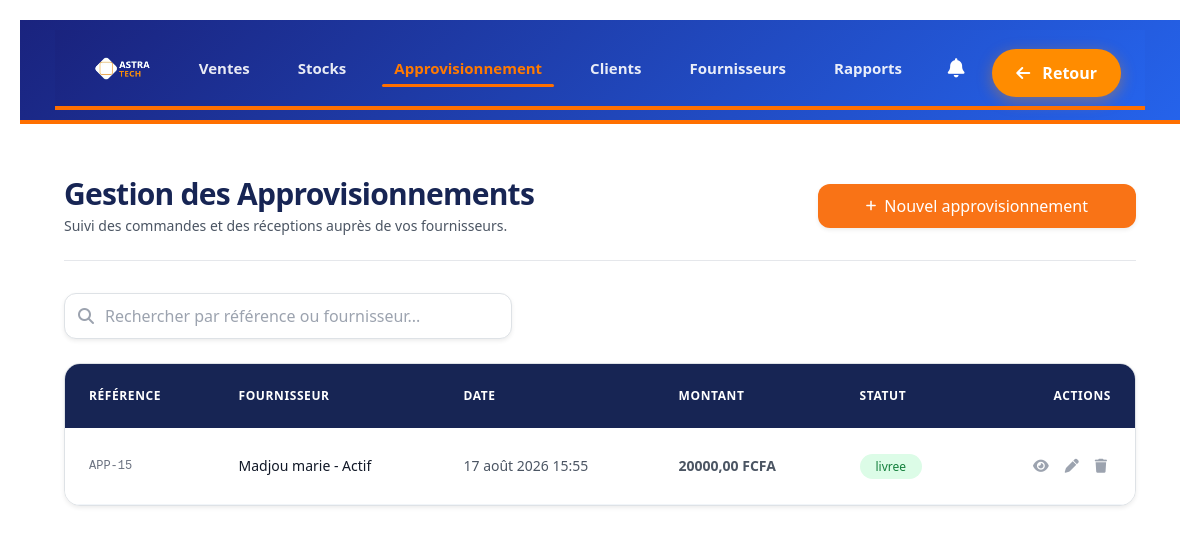
The app's page /approvisionnements/ (signed in) with its own data.
### astra/models.py (models this page shows, shortened)
class Approvisionnement(models.Model):
    STATUT_CHOICES = [
        ("en_attente", "En attente"),
        ("confirmee", "Confirmée"),
        ("expediee", "Expédiée"),
        ("livree", "Livrée"),
        ("annulee", "Annulée"),
    ]
    reference = models.CharField(
        max_length=100,
        unique=True,
        blank=True,
        null=True
    )
    fournisseur = models.ForeignKey(
        Fournisseur,
        on_delete=models.CASCADE,
        related_name="approvisionnements"
    )
    date_creation = models.DateTimeField(
        auto_now_add=True
    )
    montant_total = models.DecimalField(
        max_digits=12,
        decimal_places=2,
        default=0
    )
    statut = models.CharField(
        max_length=20,
        choices=STATUT_CHOICES,
        default="en_attente"
    )
    is_active = models.BooleanField(
        default=True
    )

class Fournisseur(models.Model):
    nom = models.CharField(
        max_length=255
    )
    contact = models.CharField(
        max_length=255,
        blank=True
    )
    telephone = models.CharField(
        max_length=50,
        blank=True
    )
    email = models.EmailField(
        blank=True,
        null=True
    )
    mot_de_passe = models.CharField(
        max_length=255,
        default="1234"
    )
    is_active = models.BooleanField(
        default=True
    )
    def __str__(self):
        statut = "Actif" if self.is_active else "Inactif"
        return f"{self.nom} - {statut}"

### astra/views.py (the view, shortened to what this page needs)
# urls.py: path("approvisionnements/", views.approvisionnements_view, name="approvisionnements"),
@role_required(allowed_roles=['entreprise', 'admin'])
def approvisionnements_view(request):
    liste_appros = Approvisionnement.objects.filter(is_active=True).select_related('fournisseur').all()
    fournisseurs_list = Fournisseur.objects.filter(is_active=True)
    context = {
        'approvisionnements': liste_appros,
        'fournisseurs': fournisseurs_list,
    }
    return render(request, 'astra/approvisionnements.html', context)

### astra/context_processors.py (called while the page is built)
def notifications_processor(request):
    path = request.path.lower()
    cat = None
    if 'vente' in path:
        cat = 'ventes'
    elif 'stock' in path:
        cat = 'stocks'
    elif 'appro' in path:
        cat = 'appro'
    elif 'client' in path:
        cat = 'clients'
    elif 'fournisseur' in path:
        cat = 'fournisseurs'
    elif 'rapport' in path:
        cat = 'rapports'
    if cat:
        notifications = NotificationPlateforme.objects.filter(lu=False, categorie=cat).order_by('-id')
    else:
        notifications = NotificationPlateforme.objects.none()
    return {
        'notifications_non_lues': notifications,
        'nombre_notifications': notifications.count()
    }

### astra/Templates/astra/approvisionnements.html (shortened to what this page needs)
{% extends "base.html" %}
{% load l10n %}
{% block css %}
<script src="https://cdn.tailwindcss.com"></script>
<link rel="stylesheet" href="https://cdnjs.cloudflare.com/ajax/libs/font-awesome/6.4.0/css/all.min.css">
{% endblock %}
{% block content %}
<div class="main-container min-h-screen bg-white text-gray-900 py-8" style="background-color: #ffffff !important;">
    <div class="max-w-7xl mx-auto px-4 sm:px-6 lg:px-8">
        <div
            class="flex flex-col sm:flex-row sm:items-center sm:justify-between gap-4 mb-8 pb-6 border-b border-gray-200">
            <div>
                <h1 class="text-3xl font-extrabold text-blue-950 tracking-tight">
                    Gestion des Approvisionnements
                </h1>
                <p class="text-sm text-gray-600 mt-1 font-medium">
                    Suivi des commandes et des réceptions auprès de vos fournisseurs.
                </p>
            </div>
            <button id="addApproBtn" type="button"
                class="inline-flex items-center justify-center bg-orange-500 hover:bg-orange-600 text-white font-medium px-5 py-2.5 rounded-xl shadow-sm hover:shadow-md transition-all duration-200 gap-2 focus:outline-none">
                <i class="fas fa-plus text-xs"></i>
                <span>Nouvel approvisionnement</span>
            </button>
        </div>
        <div class="mb-6">
            <div class="relative max-w-md">
                <span class="absolute inset-y-0 left-0 flex items-center pl-3.5 pointer-events-none text-gray-400">
                </span>
                <input type="text" id="searchInput" placeholder="Rechercher par référence ou fournisseur..."
                    class="w-full pl-10 pr-4 py-2.5 bg-white border border-gray-300 rounded-xl focus:outline-none focus:border-blue-600 shadow-sm text-gray-900 placeholder-gray-400 transition">
            </div>
        </div>
        <div class="bg-white rounded-2xl shadow-sm border border-gray-200 overflow-hidden">
            <div class="overflow-x-auto">
                <table class="w-full text-left border-collapse">
                    <thead class="bg-blue-950 text-white">
                        <tr>
                            <th class="px-6 py-4 text-xs font-semibold uppercase tracking-wider">Référence</th>
                            <th class="px-6 py-4 text-xs font-semibold uppercase tracking-wider">Fournisseur</th>
                            <th class="px-6 py-4 text-xs font-semibold uppercase tracking-wider">Date</th>
                            <th class="px-6 py-4 text-xs font-semibold uppercase tracking-wider">Montant</th>
                            <th class="px-6 py-4 text-xs font-semibold uppercase tracking-wider">Statut</th>
                            <th class="px-6 py-4 text-xs font-semibold uppercase tracking-wider text-right">Actions</th>
                        </tr>
                    </thead>
                    <tbody id="approTableBody" class="divide-y divide-gray-200 bg-white">
                        {% if approvisionnements %}
                        {% for a in approvisionnements %}
                        <tr class="appro-row hover:bg-gray-50 transition duration-150">
                            <td class="px-6 py-4 text-xs font-mono text-gray-500 reference-cell">APP-{{ a.id }}</td>
                            <td class="px-6 py-4 text-sm font-medium text-gray-900 fournisseur-cell">
                                {{ a.fournisseur }}
                            </td>
                            <td class="px-6 py-4 text-sm text-gray-600">
                                {{ a.date_vente|default:a.date_creation|default:"--" }}
                            </td>
                            <td class="px-6 py-4 text-sm text-gray-600 font-semibold">{{ a.montant_total }} FCFA</td>
                            <td class="px-6 py-4 text-sm">
                                <span
                                    class="px-3 py-1 text-xs font-medium rounded-full {% if a.statut == 'livree' %}bg-green-100 text-green-700{% else %}bg-purple-100 text-purple-700{% endif %}">
                                    {{ a.statut }}
                                </span>
                            </td>
                            <td class="px-6 py-4 text-sm text-right">
                                <div class="flex items-center justify-end space-x-2">
                                    <button class="text-gray-400 hover:text-blue-900 p-1 transition btnVoir"
                                        data-id="{{ a.id }}" type="button" title="Voir">
                                        <i class="fas fa-eye text-sm"></i>
                                    </button>
                                    <button class="text-gray-400 hover:text-blue-900 p-1 transition btnModifier"
                                        data-id="{{ a.id }}"
                                        data-fournisseur="{% if a.fournisseur.id %}{{ a.fournisseur.id }}{% else %}{{ a.fournisseur }}{% endif %}"
                                        data-montant="{{ a.montant_total|unlocalize|stringformat:'s' }}"
                                        data-statut="{{ a.statut }}" type="button" title="Modifier">
                                        <i class="fas fa-pen text-sm"></i>
                                    </button>
                                    <button class="text-gray-400 hover:text-red-600 p-1 transition btnSupprimer"
                                        data-id="{{ a.id }}" type="button" title="Supprimer">
                                        <i class="fas fa-trash text-sm"></i>
                                    </button>
                                </div>
                            </td>
                        </tr>
                        {% endfor %}
                        {% else %}
                        <tr>
                            <td colspan="6" class="px-6 py-10 text-center text-gray-500">
                                <p class="text-sm font-medium">Aucun approvisionnement enregistré.</p>
                            </td>
                        </tr>
                        {% endif %}
                    </tbody>
                </table>
            </div>
        </div>
    </div>
</div>
{% endblock %}

### astra/static/css/base.css (style rules this page uses)
*, *::before, *::after { box-sizing: border-box; margin: 0; padding: 0; }
html, body { width: 100%; min-height: 100vh; background-color: #f4f6fb; font-family: 'Inter', 'Segoe UI', Arial, sans-serif; color: #333; overflow-x: hidden; }
.app-layout { display: flex; flex-direction: column; min-height: 100vh; width: 100%; }

### astra/static/css/header.css (style rules this page uses)
table { width: 100%; border-collapse: collapse; white-space: nowrap; }
thead { background: #004E8C; color: white; }
thead th { padding: 14px; text-align: left; font-size: 14px; font-weight: 600; }
tbody td { padding: 14px; border-bottom: 1px solid #f1f5f9; font-size: 14px; color: #334155; }

### astra/static/css/style.css (style rules this page uses)
:root { --tech-blue: #0078D7; --tech-dark-blue: #004E8C; --tech-orange: #FF8C00; --tech-white: #FFFFFF; --tech-light-gray: #F5F5F5; --tech-dark-gray: #333; }
* { margin: 0; padding: 0; box-sizing: border-box; }
body { font-family: 'Segoe UI', Arial, sans-serif; background: linear-gradient(135deg, var(--tech-dark-blue) 0%, var(--tech-blue) 100%); color: var(--tech-white); min-height: 100vh; display: flex; justify-content: center; align-items: center; padding: 20px; }
input { width: 100%; padding: 12px 12px 12px 45px; border: 2px solid rgba(255, 255, 255, 0.3); border-radius: 8px; background-color: rgba(255, 255, 255, 0.9); font-size: clamp(14px, 3vw, 16px); transition: all 0.3s; }

### astra/Templates/astra/approvisionnements.html (style rules this page uses)
html, body, .main-container { background-color: #ffffff !important; background: #ffffff !important; }

### records on screen
Approvisionnement: id "15", fournisseur "Madjou marie - Actif", date_vente "17 août 2026 15:55", montant_total "20000,00", statut "livree"
